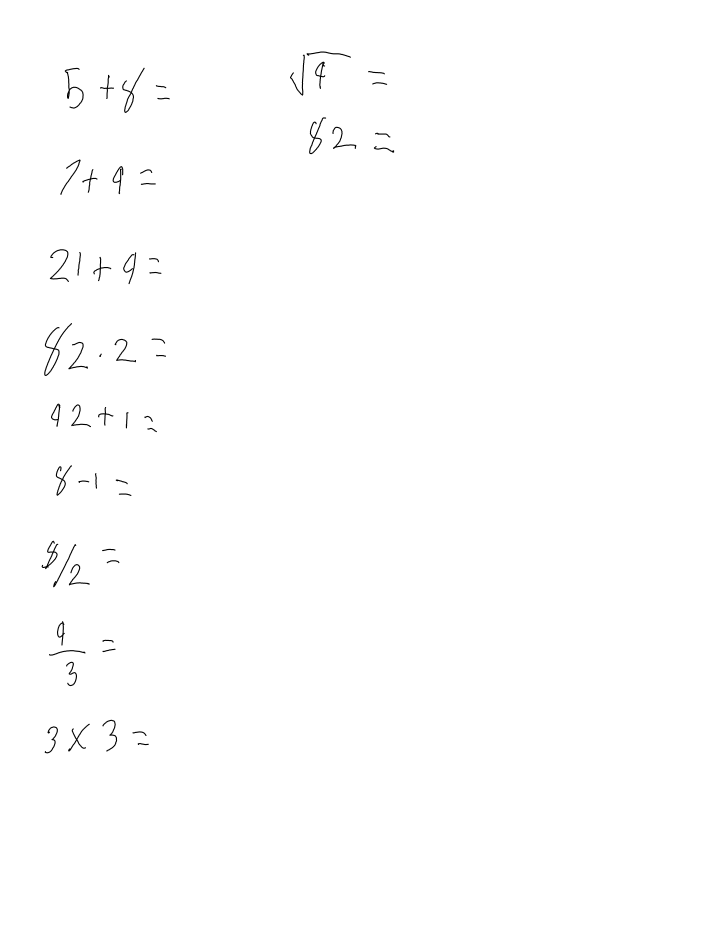
#> input picture assets/Test_Data_Page_1.png, 1404 x 1872 px (shown at 1/2 size)
$ python -i preprocess.py   (imports and definitions only)
#> lines starting #> are read from the running program, lines starting #| are printed output that depends on the picture; after the words box and inside, x2 and y2 are one past the last pixel; in counts of white or black regions, pixels touching at a corner belong together
#> further down, picture is the input picture: shape (1872, 1404, 3); min 0, max 255, mean 254.1
"""Image preprocessing utilities for math recognition."""

import cv2
import numpy as np
from typing import Tuple, Optional, Dict, Any, Union
import logging

# Set up logging
# [1 line not run here, left out]
logger = logging.getLogger(__name__)


def preprocess_image(image: np.ndarray,
                    target_resolution: Tuple[int, int] = (256, 1024),
                    invert: bool = False,
                    normalize: bool = True,
                    crop_margin: float = 0.05,
                    min_margin_pixels: int = 20) -> np.ndarray:
    """Preprocess image for the PosFormer model.

    Args:
        image: Input image as numpy array (grayscale)
        target_resolution: Target resolution (height, width)
        invert: Whether to invert colors (black becomes white, white becomes black)
        normalize: Whether to normalize pixel values to [0, 1]
        crop_margin: Margin to add around content after cropping (as % of dimensions)
        min_margin_pixels: Minimum margin in pixels

    Returns:
        Preprocessed image as numpy array [1, H, W, 1] ready for model input
    """
#> called with target_resolution = (256, 1024), invert = False, normalize = True, crop_margin = 0.05, min_margin_pixels = 20
    # Ensure image is grayscale
    if len(image.shape) > 2 and image.shape[2] > 1:
        gray = cv2.cvtColor(image, cv2.COLOR_RGB2GRAY)
    else:
        gray = image.copy()

    # Invert colors if needed so content is black on white
    if np.mean(gray) < 127 and not invert:
        gray = 255 - gray
    elif invert:
        gray = 255 - gray

    # Binarize the image to help find content
    _, binary = cv2.threshold(gray, 200, 255, cv2.THRESH_BINARY_INV)
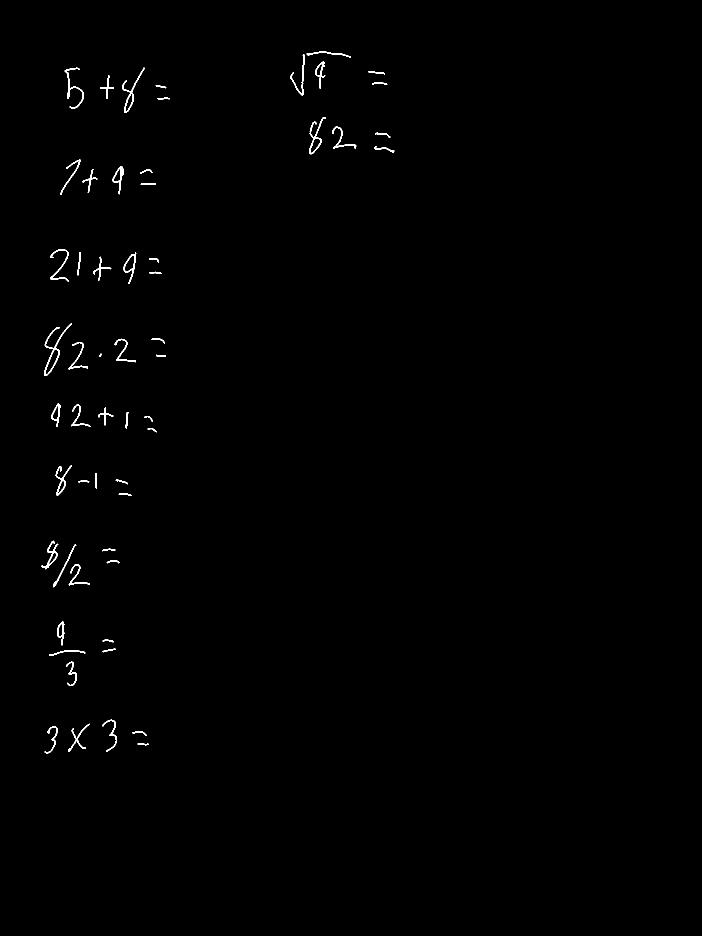
#> binary: shape (1872, 1404) (shown at 1/2 size); 0.46% white in thin lines or dots, all inside (x1, y1, x2, y2) = (83, 103, 789, 1507)

    # Find content bounding box
    contours, _ = cv2.findContours(binary, cv2.RETR_EXTERNAL, cv2.CHAIN_APPROX_SIMPLE)
#> contours = 57 contours, 1 with area under 20; largest, box (x1, y1, x2, y2) and area: (88, 646, 144, 752) 990, (246, 505, 273, 568) 638, (618, 234, 652, 309) 634, (244, 135, 290, 226) 584, (225, 332, 247, 389) 450

    # Find the bounding box that contains all contours
    if contours:
        min_x, min_y = float('inf'), float('inf')
        max_x, max_y = 0, 0

        for contour in contours:
            x, y, w, h = cv2.boundingRect(contour)
            min_x = min(min_x, x)
            min_y = min(min_y, y)
            max_x = max(max_x, x + w)
            max_y = max(max_y, y + h)
#> this loop made 57 passes
#> (x, y, w, h, min_x, min_y, max_x, max_y) on passes 1 to 12: (275, 1486, 23, 5, 275, 1486, 298, 1491), (265, 1462, 28, 10, 265, 1462, 298, 1491), (89, 1452, 27, 55, 89, 1452, 298, 1507), (136, 1447, 44, 56, 89, 1447, 298, 1507), (205, 1439, 29, 64, 89, 1439, 298, 1507), (132, 1323, 22, 49, 89, 1323, 298, 1507), (98, 1300, 73, 12, 89, 1300, 298, 1507), (205, 1297, 26, 8, 89, 1297, 298, 1507), (205, 1279, 22, 6, 89, 1279, 298, 1507), (114, 1242, 16, 49, 89, 1242, 298, 1507), (137, 1128, 43, 43, 89, 1128, 298, 1507), (213, 1120, 26, 7, 89, 1120, 298, 1507)

        # Add margin
        margin_x = max(int(crop_margin * gray.shape[1]), min_margin_pixels)
#> margin_x = 70
        margin_y = max(int(crop_margin * gray.shape[0]), min_margin_pixels)
#> margin_y = 93

        min_x = max(0, min_x - margin_x)
#> min_x = 13
        min_y = max(0, min_y - margin_y)
#> min_y = 10
        max_x = min(gray.shape[1], max_x + margin_x)
#> max_x = 859
        max_y = min(gray.shape[0], max_y + margin_y)
#> max_y = 1600

        # Crop the image
        cropped = gray[min_y:max_y, min_x:max_x]
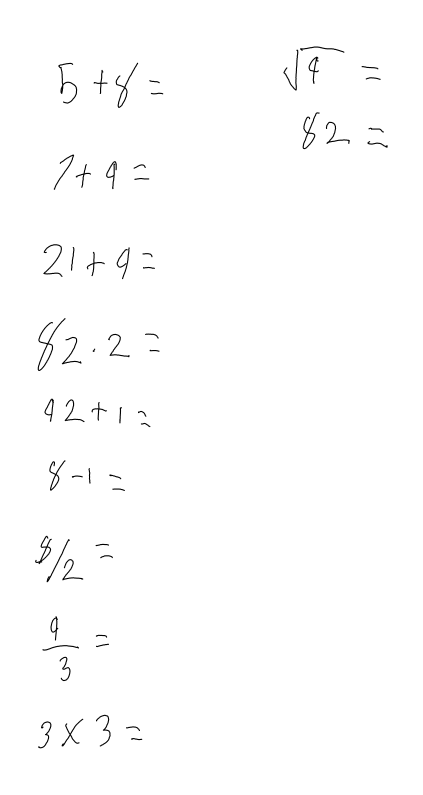
#> cropped: shape (1590, 846) (shown at 1/2 size); min 0, max 255, mean 253.2
    else:
        # No content found, use the original image
        cropped = gray

    # Resize to target resolution
    resized = resize_with_aspect_ratio(cropped, target_resolution)

    # Make sure the image is the exact target size by padding if necessary
    target_h, target_w = target_resolution
    padded = np.ones((target_h, target_w), dtype=np.uint8) * 255

    # Center the resized image in the target space
    h, w = resized.shape
    y_offset = (target_h - h) // 2
    x_offset = (target_w - w) // 2

    padded[y_offset:y_offset+h, x_offset:x_offset+w] = resized

    # Normalize to [0, 1] if requested
    if normalize:
        padded = padded.astype(np.float32) / 255.0

    # Add batch and channel dimensions [B, H, W, C]
    result = padded.reshape(1, target_h, target_w, 1)

    return result


def resize_with_aspect_ratio(image: np.ndarray,
                            target_size: Tuple[int, int],
                            pad_with_zeros: bool = False) -> np.ndarray:
    """Resize an image maintaining aspect ratio.

    Args:
        image: Input image
        target_size: Target size (height, width)
        pad_with_zeros: Whether to pad with zeros to reach exact target size

    Returns:
        Resized image
    """
#> called with target_size = (256, 1024), pad_with_zeros = False
    h, w = image.shape[:2]
#> h = 1590; w = 846
    target_h, target_w = target_size

    # Calculate the scaling factors for both dimensions
    scale_h = target_h / h
#> scale_h = 0.161
    scale_w = target_w / w
#> scale_w = 1.21

    # Use the smaller scaling factor to maintain aspect ratio
    scale = min(scale_h, scale_w)
#> scale = 0.161

    # Calculate new dimensions
    new_h = int(h * scale)
#> new_h = 256
    new_w = int(w * scale)
#> new_w = 136

    # Resize the image
    resized = cv2.resize(image, (new_w, new_h), interpolation=cv2.INTER_AREA)
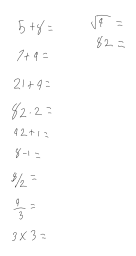
#> resized: shape (256, 136); min 78, max 255, mean 253.2

    if pad_with_zeros:
        # Create a black canvas of the target size
        padded = np.zeros((target_h, target_w), dtype=image.dtype)

        # Calculate the position to place the resized image (center)
        y_offset = (target_h - new_h) // 2
        x_offset = (target_w - new_w) // 2

        # Place the resized image in the center of the canvas
        padded[y_offset:y_offset+new_h, x_offset:x_offset+new_w] = resized

        return padded

    return resized

>>> import cv2
>>> picture = cv2.cvtColor(cv2.imread('../../../assets/Test_Data_Page_1.png'), cv2.COLOR_BGR2RGB)
>>> result = preprocess_image(picture)
#> in preprocess_image, `padded[y_offset:y_offset+h, x_offset:x_offset+w] = resized`:
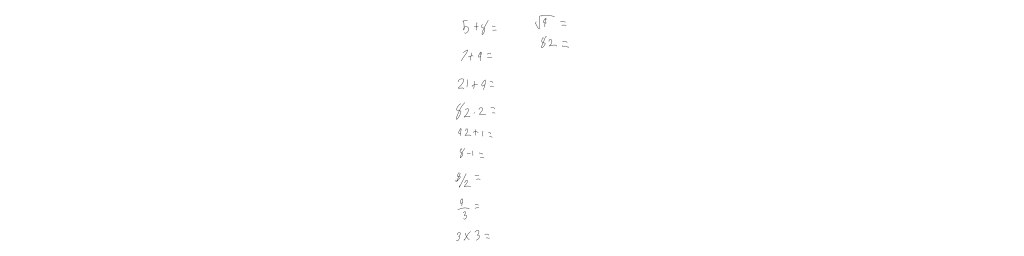
#> padded: shape (256, 1024); min 78, max 255, mean 254.8

$ run again, on assets/20250422_073317_Page_1.png
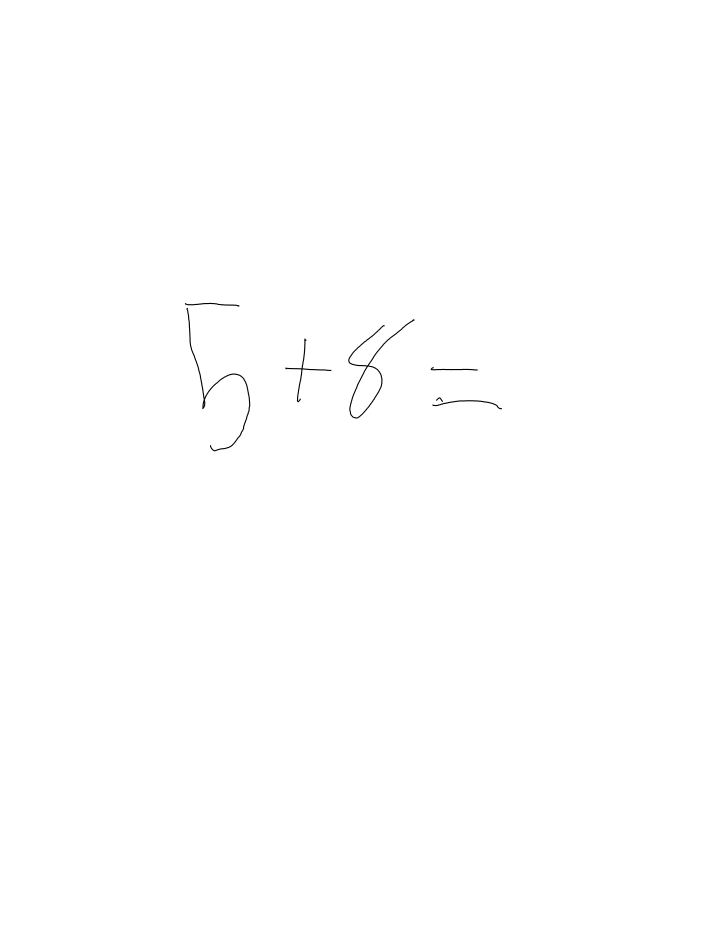
#> input picture assets/20250422_073317_Page_1.png, 1404 x 1872 px (shown at 1/2 size)
#> picture is the input picture: shape (1872, 1404, 3); min 0, max 255, mean 254.6
#> in preprocess_image, `_, binary = cv2.threshold(gray, 200, 255, cv2.THRESH_BINARY_INV)`:
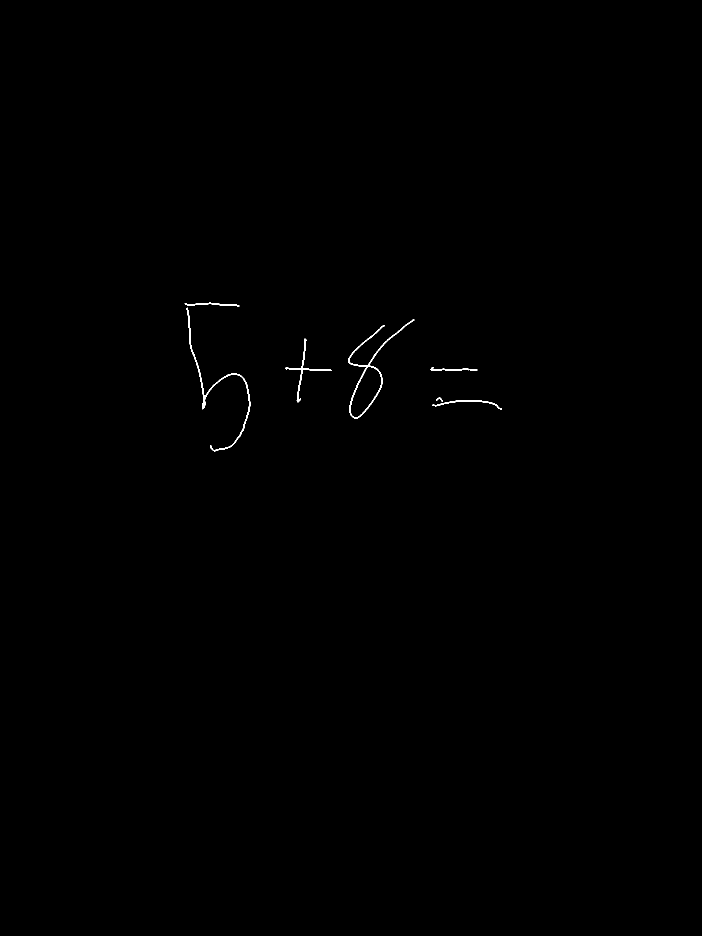
#> binary: shape (1872, 1404) (shown at 1/2 size); 0.17% white; 7 white regions
#> contours = 7 contours; box (x1, y1, x2, y2) and area: (696, 638, 829, 838) 4556, (373, 615, 501, 903) 954, (570, 677, 663, 805) 443, (865, 800, 1004, 819) 268, (369, 605, 479, 613) 210, (861, 734, 955, 741) 192, (872, 794, 886, 804) 32
#> the loop in preprocess_image, `for contour in contours:` made 7 passes
#> (x, y, w, h, min_x, min_y, max_y) on passes 1 to 7: (865, 800, 139, 19, 865, 800, 819), (872, 794, 14, 10, 865, 794, 819), (861, 734, 94, 7, 861, 734, 819), (570, 677, 93, 128, 570, 677, 819), (696, 638, 133, 200, 570, 638, 838), (373, 615, 128, 288, 373, 615, 903), (369, 605, 110, 8, 369, 605, 903)
#> in preprocess_image, `min_x = max(0, min_x - margin_x)`: min_x = 299
#> in preprocess_image, `min_y = max(0, min_y - margin_y)`: min_y = 512
#> in preprocess_image, `max_x = min(gray.shape[1], max_x + margin_x)`: max_x = 1074
#> in preprocess_image, `max_y = min(gray.shape[0], max_y + margin_y)`: max_y = 996
#> in preprocess_image, `padded[y_offset:y_offset+h, x_offset:x_offset+w] = resized`:
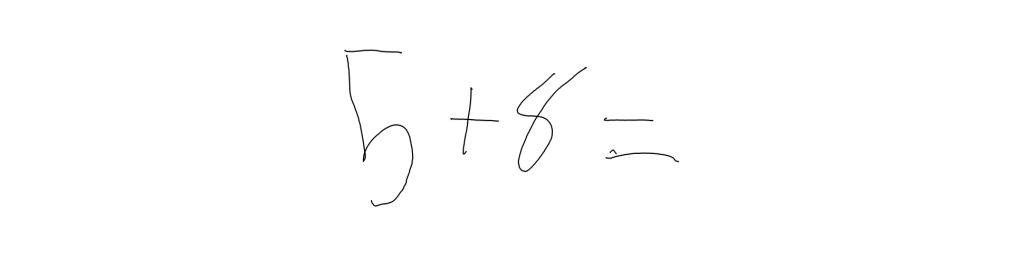
#> padded: shape (256, 1024); min 0, max 255, mean 254

$ run again, on assets/20250422_073317_Page_2.png
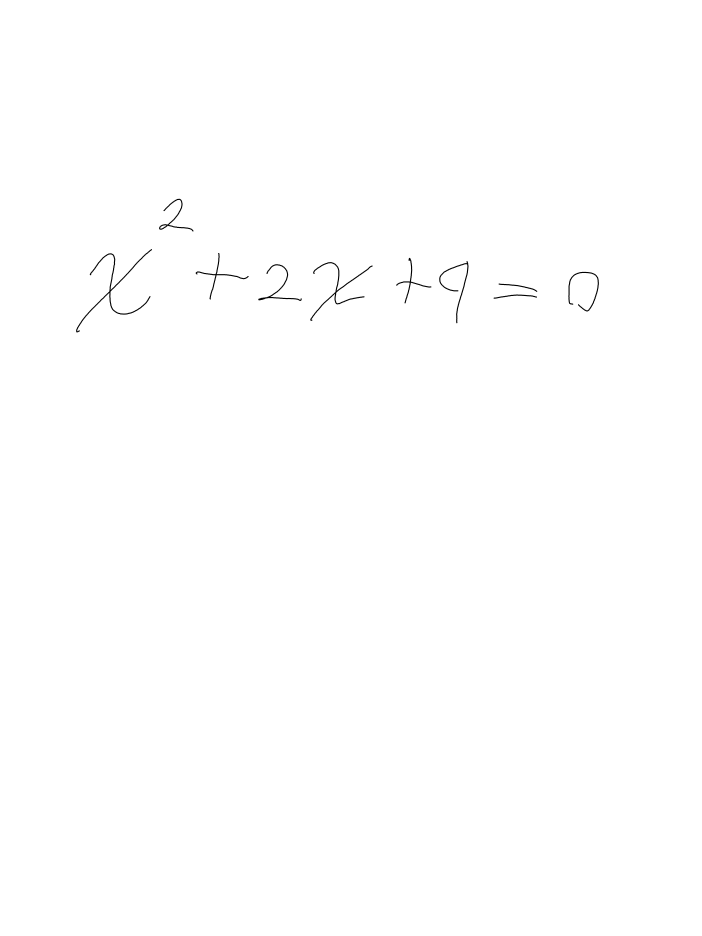
#> input picture assets/20250422_073317_Page_2.png, 1404 x 1872 px (shown at 1/2 size)
#> picture is the input picture: shape (1872, 1404, 3); min 0, max 255, mean 254.5
#> in preprocess_image, `_, binary = cv2.threshold(gray, 200, 255, cv2.THRESH_BINARY_INV)`:
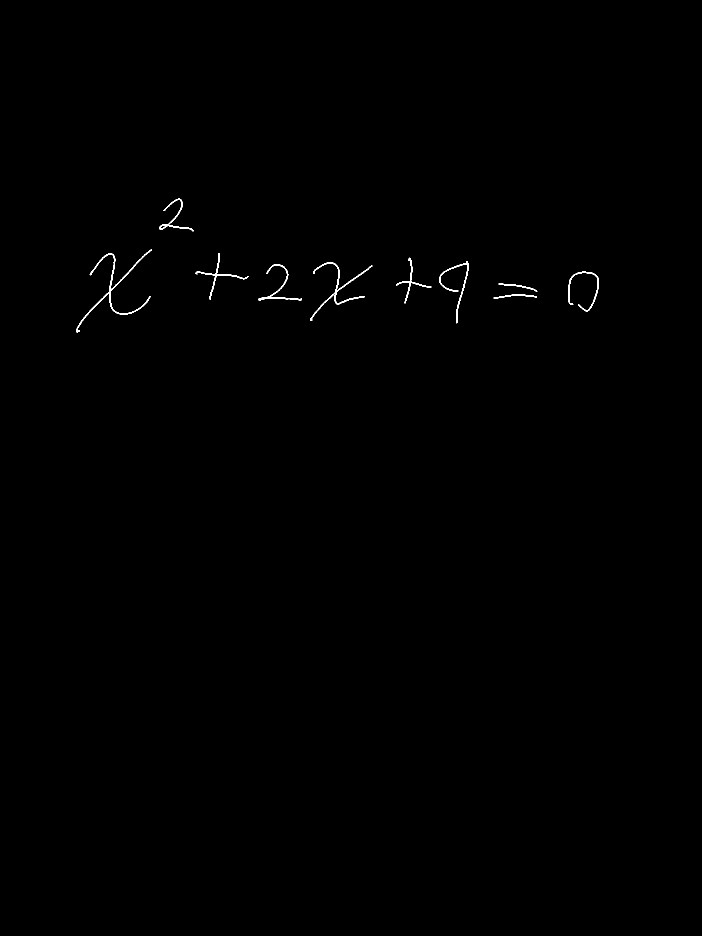
#> binary: shape (1872, 1404) (shown at 1/2 size); 0.24% white in thin lines or dots, all inside (x1, y1, x2, y2) = (152, 397, 1198, 665)
#> contours = 10 contours; largest, box (x1, y1, x2, y2) and area: (152, 498, 304, 665) 908, (620, 524, 745, 642) 656, (878, 522, 937, 647) 446, (516, 528, 604, 602) 411, (318, 397, 387, 463) 396
#> the loop in preprocess_image, `for contour in contours:` made 10 passes
#> (x, y, w, h, min_x, min_y, max_x, max_y) on passes 1 to 8: (987, 589, 87, 9, 987, 589, 1074, 598), (997, 567, 78, 17, 987, 567, 1075, 598), (1136, 543, 62, 80, 987, 543, 1198, 623), (516, 528, 88, 74, 516, 528, 1198, 623), (620, 524, 125, 118, 516, 524, 1198, 642), (878, 522, 59, 125, 516, 522, 1198, 647), (792, 515, 71, 92, 516, 515, 1198, 647), (391, 506, 106, 93, 391, 506, 1198, 647)
#> in preprocess_image, `min_x = max(0, min_x - margin_x)`: min_x = 82
#> in preprocess_image, `min_y = max(0, min_y - margin_y)`: min_y = 304
#> in preprocess_image, `max_x = min(gray.shape[1], max_x + margin_x)`: max_x = 1268
#> in preprocess_image, `max_y = min(gray.shape[0], max_y + margin_y)`: max_y = 758
#> in preprocess_image, `padded[y_offset:y_offset+h, x_offset:x_offset+w] = resized`:
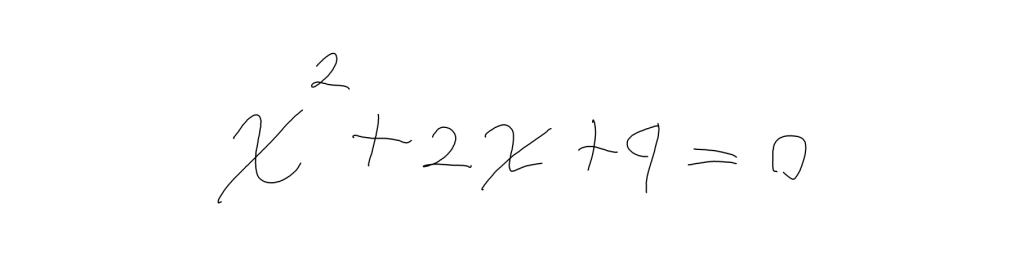
#> padded: shape (256, 1024); min 0, max 255, mean 253.5
